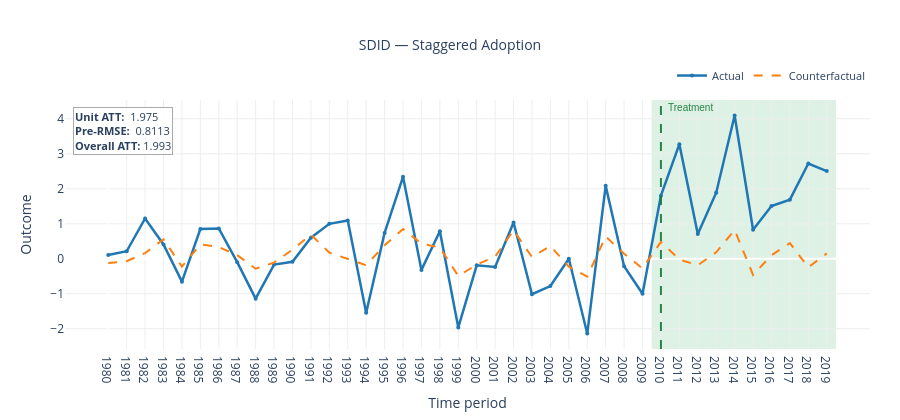
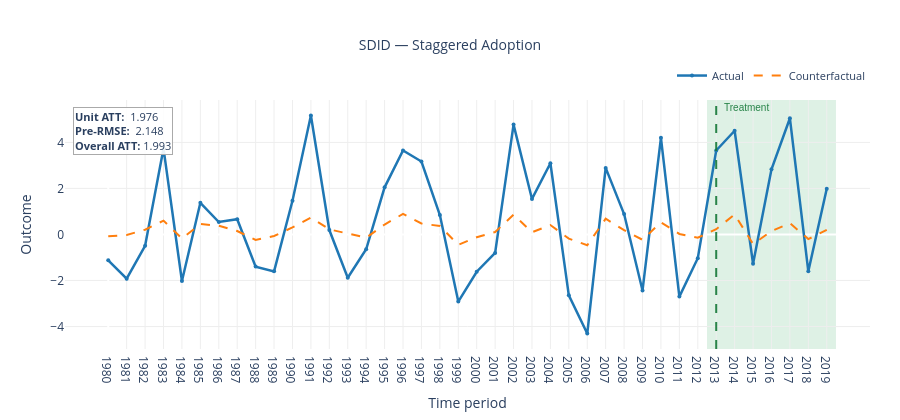

The notebook cell these images were saved under, in order:
### Code cell
# Show two treated units with different treatment start times
for u in treated_stg[:2]:
    t0 = int(np.where(Z_stg[u] > 0)[0][0])
    fig = res_sdid.plot_actual_vs_counterfactual(
        unit=u,
        unit_label=f'Unit {u}  (T0 = {years[t0]})',
        time_labels=[str(y) for y in years],
        title='SDID — Staggered Adoption'
    )
    fig.show()

### Figure 1 — Plotly figure (JSON) as saved in the notebook; plotly's stock layout.template omitted (floating-point values rounded to 4 significant figures)
{"data": [{"hovertemplate": "t=%{x}  actual=%{y:.4g}<extra></extra>", "line": {"color": "#1f77b4", "width": 2.5}, "marker": {"size": 4}, "mode": "lines+markers", "name": "Actual", "type": "scatter", "x": [0, 1, 2, 3, 4, 5, 6, 7, 8, 9, 10, 11, 12, 13, 14, 15, 16, 17, 18, 19, 20, 21, 22, 23, 24, 25, 26, 27, 28, 29, 30, 31, 32, 33, 34, 35, 36, 37, 38, 39], "y": [0.1055, 0.2138, 1.15, 0.4069, -0.6551, 0.8504, 0.8672, -0.09753, -1.141, -0.167, -0.08542, 0.6031, 0.9975, 1.093, -1.542, 0.738, 2.341, -0.3192, 0.7851, -1.962, -0.189, -0.2366, 1.037, -1.015, -0.7812, -0.001323, -2.138, 2.083, -0.2131, -0.9997, 1.804, 3.275, 0.7046, 1.888, 4.096, 0.8269, 1.507, 1.689, 2.721, 2.505]}, {"hovertemplate": "t=%{x}  counterfactual=%{y:.4g}<extra></extra>", "line": {"color": "#ff7f0e", "dash": "dash", "width": 2}, "mode": "lines", "name": "Counterfactual", "type": "scatter", "x": [0, 1, 2, 3, 4, 5, 6, 7, 8, 9, 10, 11, 12, 13, 14, 15, 16, 17, 18, 19, 20, 21, 22, 23, 24, 25, 26, 27, 28, 29, 30, 31, 32, 33, 34, 35, 36, 37, 38, 39], "y": [-0.1248, -0.06908, 0.1613, 0.555, -0.2235, 0.4103, 0.3342, 0.1042, -0.2849, -0.112, 0.2603, 0.6886, 0.1759, -0.01644, -0.1869, 0.386, 0.8469, 0.432, 0.3199, -0.4948, -0.1666, 0.06092, 0.813, 0.04855, 0.3648, -0.2263, -0.5125, 0.6383, 0.1437, -0.2768, 0.4831, -0.02332, -0.1875, 0.1831, 0.8235, -0.4633, 0.09989, 0.4464, -0.2472, 0.1521]}], "layout": {"annotations": [{"font": {"color": "rgba(20, 120, 55, 0.90)", "family": "Arial", "size": 10}, "showarrow": false, "text": "Treatment", "x": 30.3, "xanchor": "left", "xref": "x", "y": 1, "yanchor": "top", "yref": "paper"}, {"align": "left", "bgcolor": "rgba(255,255,255,0.90)", "bordercolor": "#aaaaaa", "borderwidth": 1, "font": {"size": 11}, "showarrow": false, "text": "<b>Unit ATT:</b>  1.975<br><b>Pre-RMSE:</b>  0.8113<br><b>Overall ATT:</b> 1.993", "x": 0.01, "xanchor": "left", "xref": "paper", "y": 0.97, "yanchor": "top", "yref": "paper"}], "height": 420, "hovermode": "x unified", "legend": {"font": {"size": 11}, "orientation": "h", "x": 1, "xanchor": "right", "y": 1.04, "yanchor": "bottom"}, "margin": {"b": 55, "l": 65, "r": 30, "t": 100}, "paper_bgcolor": "white", "plot_bgcolor": "white", "shapes": [{"fillcolor": "rgba(34, 160, 80, 0.15)", "layer": "below", "line": {"width": 0}, "type": "rect", "x0": 29.5, "x1": 39.5, "xref": "x", "y0": 0, "y1": 1, "yref": "y domain"}, {"line": {"color": "rgba(20, 120, 55, 0.90)", "dash": "dash", "width": 2}, "type": "line", "x0": 30, "x1": 30, "xref": "x", "y0": 0, "y1": 1, "yref": "y domain"}], "title": {"font": {"size": 14}, "text": "SDID — Staggered Adoption", "x": 0.5, "xanchor": "center"}, "xaxis": {"gridcolor": "#eeeeee", "showgrid": true, "ticktext": ["1980", "1981", "1982", "1983", "1984", "1985", "1986", "1987", "1988", "1989", "1990", "1991", "1992", "1993", "1994", "1995", "1996", "1997", "1998", "1999", "2000", "2001", "2002", "2003", "2004", "2005", "2006", "2007", "2008", "2009", "2010", "2011", "2012", "2013", "2014", "2015", "2016", "2017", "2018", "2019"], "tickvals": [0, 1, 2, 3, 4, 5, 6, 7, 8, 9, 10, 11, 12, 13, 14, 15, 16, 17, 18, 19, 20, 21, 22, 23, 24, 25, 26, 27, 28, 29, 30, 31, 32, 33, 34, 35, 36, 37, 38, 39], "title": {"text": "Time period"}}, "yaxis": {"gridcolor": "#eeeeee", "showgrid": true, "title": {"text": "Outcome"}}}}

### Figure 2 — Plotly figure (JSON) as saved in the notebook; plotly's stock layout.template omitted (floating-point values rounded to 4 significant figures)
{"data": [{"hovertemplate": "t=%{x}  actual=%{y:.4g}<extra></extra>", "line": {"color": "#1f77b4", "width": 2.5}, "marker": {"size": 4}, "mode": "lines+markers", "name": "Actual", "type": "scatter", "x": [0, 1, 2, 3, 4, 5, 6, 7, 8, 9, 10, 11, 12, 13, 14, 15, 16, 17, 18, 19, 20, 21, 22, 23, 24, 25, 26, 27, 28, 29, 30, 31, 32, 33, 34, 35, 36, 37, 38, 39], "y": [-1.121, -1.919, -0.4947, 3.732, -2.02, 1.375, 0.5414, 0.6634, -1.396, -1.603, 1.467, 5.171, 0.1912, -1.882, -0.6442, 2.048, 3.649, 3.17, 0.8417, -2.917, -1.619, -0.8047, 4.773, 1.544, 3.093, -2.643, -4.306, 2.892, 0.8873, -2.432, 4.198, -2.7, -1.031, 3.648, 4.507, -1.275, 2.83, 5.048, -1.603, 1.99]}, {"hovertemplate": "t=%{x}  counterfactual=%{y:.4g}<extra></extra>", "line": {"color": "#ff7f0e", "dash": "dash", "width": 2}, "mode": "lines", "name": "Counterfactual", "type": "scatter", "x": [0, 1, 2, 3, 4, 5, 6, 7, 8, 9, 10, 11, 12, 13, 14, 15, 16, 17, 18, 19, 20, 21, 22, 23, 24, 25, 26, 27, 28, 29, 30, 31, 32, 33, 34, 35, 36, 37, 38, 39], "y": [-0.07921, -0.02348, 0.2069, 0.6006, -0.1779, 0.4559, 0.3798, 0.1498, -0.2393, -0.06643, 0.3059, 0.7342, 0.2215, 0.02916, -0.1413, 0.4316, 0.8925, 0.4776, 0.3655, -0.4492, -0.121, 0.1065, 0.8586, 0.09414, 0.4104, -0.1807, -0.4669, 0.6839, 0.1893, -0.2312, 0.5287, 0.02228, -0.1419, 0.2287, 0.8691, -0.4177, 0.1455, 0.492, -0.2016, 0.1977]}], "layout": {"annotations": [{"font": {"color": "rgba(20, 120, 55, 0.90)", "family": "Arial", "size": 10}, "showarrow": false, "text": "Treatment", "x": 33.3, "xanchor": "left", "xref": "x", "y": 1, "yanchor": "top", "yref": "paper"}, {"align": "left", "bgcolor": "rgba(255,255,255,0.90)", "bordercolor": "#aaaaaa", "borderwidth": 1, "font": {"size": 11}, "showarrow": false, "text": "<b>Unit ATT:</b>  1.976<br><b>Pre-RMSE:</b>  2.148<br><b>Overall ATT:</b> 1.993", "x": 0.01, "xanchor": "left", "xref": "paper", "y": 0.97, "yanchor": "top", "yref": "paper"}], "height": 420, "hovermode": "x unified", "legend": {"font": {"size": 11}, "orientation": "h", "x": 1, "xanchor": "right", "y": 1.04, "yanchor": "bottom"}, "margin": {"b": 55, "l": 65, "r": 30, "t": 100}, "paper_bgcolor": "white", "plot_bgcolor": "white", "shapes": [{"fillcolor": "rgba(34, 160, 80, 0.15)", "layer": "below", "line": {"width": 0}, "type": "rect", "x0": 32.5, "x1": 39.5, "xref": "x", "y0": 0, "y1": 1, "yref": "y domain"}, {"line": {"color": "rgba(20, 120, 55, 0.90)", "dash": "dash", "width": 2}, "type": "line", "x0": 33, "x1": 33, "xref": "x", "y0": 0, "y1": 1, "yref": "y domain"}], "title": {"font": {"size": 14}, "text": "SDID — Staggered Adoption", "x": 0.5, "xanchor": "center"}, "xaxis": {"gridcolor": "#eeeeee", "showgrid": true, "ticktext": ["1980", "1981", "1982", "1983", "1984", "1985", "1986", "1987", "1988", "1989", "1990", "1991", "1992", "1993", "1994", "1995", "1996", "1997", "1998", "1999", "2000", "2001", "2002", "2003", "2004", "2005", "2006", "2007", "2008", "2009", "2010", "2011", "2012", "2013", "2014", "2015", "2016", "2017", "2018", "2019"], "tickvals": [0, 1, 2, 3, 4, 5, 6, 7, 8, 9, 10, 11, 12, 13, 14, 15, 16, 17, 18, 19, 20, 21, 22, 23, 24, 25, 26, 27, 28, 29, 30, 31, 32, 33, 34, 35, 36, 37, 38, 39], "title": {"text": "Time period"}}, "yaxis": {"gridcolor": "#eeeeee", "showgrid": true, "title": {"text": "Outcome"}}}}
